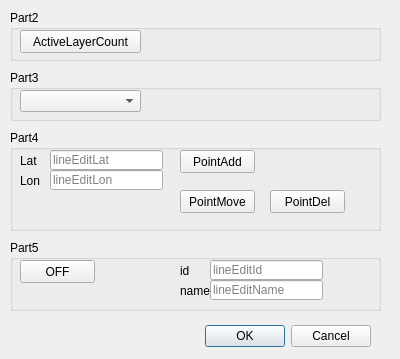
<?xml version="1.0" encoding="UTF-8"?>
<ui version="4.0">
 <class>TestPluginDialogBase</class>
 <widget class="QDialog" name="TestPluginDialogBase">
  <property name="geometry">
   <rect>
    <x>0</x>
    <y>0</y>
    <width>400</width>
    <height>359</height>
   </rect>
  </property>
  <property name="windowTitle">
   <string>Test Plugin</string>
  </property>
  <widget class="QDialogButtonBox" name="button_box">
   <property name="geometry">
    <rect>
     <x>30</x>
     <y>320</y>
     <width>341</width>
     <height>32</height>
    </rect>
   </property>
   <property name="orientation">
    <enum>Qt::Horizontal</enum>
   </property>
   <property name="standardButtons">
    <set>QDialogButtonBox::Cancel|QDialogButtonBox::Ok</set>
   </property>
  </widget>
  <widget class="QGroupBox" name="groupBox">
   <property name="geometry">
    <rect>
     <x>10</x>
     <y>10</y>
     <width>371</width>
     <height>51</height>
    </rect>
   </property>
   <property name="title">
    <string>Part2</string>
   </property>
   <widget class="QPushButton" name="btn1">
    <property name="geometry">
     <rect>
      <x>10</x>
      <y>20</y>
      <width>121</width>
      <height>23</height>
     </rect>
    </property>
    <property name="text">
     <string>ActiveLayerCount</string>
    </property>
   </widget>
  </widget>
  <widget class="QGroupBox" name="groupBox_2">
   <property name="geometry">
    <rect>
     <x>10</x>
     <y>70</y>
     <width>371</width>
     <height>51</height>
    </rect>
   </property>
   <property name="title">
    <string>Part3</string>
   </property>
   <widget class="QComboBox" name="cmb">
    <property name="geometry">
     <rect>
      <x>10</x>
      <y>20</y>
      <width>121</width>
      <height>22</height>
     </rect>
    </property>
   </widget>
  </widget>
  <widget class="QGroupBox" name="groupBox_3">
   <property name="geometry">
    <rect>
     <x>10</x>
     <y>130</y>
     <width>371</width>
     <height>101</height>
    </rect>
   </property>
   <property name="title">
    <string>Part4</string>
   </property>
   <widget class="QLabel" name="label">
    <property name="geometry">
     <rect>
      <x>10</x>
      <y>20</y>
      <width>31</width>
      <height>21</height>
     </rect>
    </property>
    <property name="text">
     <string>Lat</string>
    </property>
   </widget>
   <widget class="QLabel" name="label_2">
    <property name="geometry">
     <rect>
      <x>10</x>
      <y>41</y>
      <width>21</width>
      <height>20</height>
     </rect>
    </property>
    <property name="text">
     <string>Lon</string>
    </property>
   </widget>
   <widget class="QLineEdit" name="lineEditLat">
    <property name="geometry">
     <rect>
      <x>40</x>
      <y>20</y>
      <width>113</width>
      <height>20</height>
     </rect>
    </property>
    <property name="placeholderText">
     <string>lineEditLat</string>
    </property>
   </widget>
   <widget class="QLineEdit" name="lineEditLon">
    <property name="geometry">
     <rect>
      <x>40</x>
      <y>40</y>
      <width>113</width>
      <height>20</height>
     </rect>
    </property>
    <property name="placeholderText">
     <string>lineEditLon</string>
    </property>
   </widget>
   <widget class="QPushButton" name="btnAdd">
    <property name="geometry">
     <rect>
      <x>170</x>
      <y>20</y>
      <width>75</width>
      <height>23</height>
     </rect>
    </property>
    <property name="text">
     <string>PointAdd</string>
    </property>
   </widget>
   <widget class="QPushButton" name="btnMove">
    <property name="geometry">
     <rect>
      <x>170</x>
      <y>60</y>
      <width>75</width>
      <height>23</height>
     </rect>
    </property>
    <property name="text">
     <string>PointMove</string>
    </property>
   </widget>
   <widget class="QPushButton" name="btnDel">
    <property name="geometry">
     <rect>
      <x>260</x>
      <y>60</y>
      <width>75</width>
      <height>23</height>
     </rect>
    </property>
    <property name="text">
     <string>PointDel</string>
    </property>
   </widget>
  </widget>
  <widget class="QGroupBox" name="groupBox_4">
   <property name="geometry">
    <rect>
     <x>10</x>
     <y>240</y>
     <width>371</width>
     <height>71</height>
    </rect>
   </property>
   <property name="title">
    <string>Part5</string>
   </property>
   <widget class="QLabel" name="label_3">
    <property name="geometry">
     <rect>
      <x>170</x>
      <y>20</y>
      <width>31</width>
      <height>21</height>
     </rect>
    </property>
    <property name="text">
     <string>id</string>
    </property>
   </widget>
   <widget class="QLabel" name="label_4">
    <property name="geometry">
     <rect>
      <x>170</x>
      <y>41</y>
      <width>31</width>
      <height>20</height>
     </rect>
    </property>
    <property name="text">
     <string>name</string>
    </property>
   </widget>
   <widget class="QLineEdit" name="lineEditId">
    <property name="geometry">
     <rect>
      <x>200</x>
      <y>20</y>
      <width>113</width>
      <height>20</height>
     </rect>
    </property>
    <property name="readOnly">
     <bool>true</bool>
    </property>
    <property name="placeholderText">
     <string>lineEditId</string>
    </property>
   </widget>
   <widget class="QLineEdit" name="lineEditName">
    <property name="geometry">
     <rect>
      <x>200</x>
      <y>40</y>
      <width>113</width>
      <height>20</height>
     </rect>
    </property>
    <property name="readOnly">
     <bool>true</bool>
    </property>
    <property name="placeholderText">
     <string>lineEditName</string>
    </property>
   </widget>
   <widget class="QPushButton" name="btnCanvasEvent">
    <property name="geometry">
     <rect>
      <x>10</x>
      <y>20</y>
      <width>75</width>
      <height>23</height>
     </rect>
    </property>
    <property name="text">
     <string>OFF</string>
    </property>
    <property name="checkable">
     <bool>true</bool>
    </property>
   </widget>
  </widget>
 </widget>
 <resources/>
 <connections>
  <connection>
   <sender>button_box</sender>
   <signal>accepted()</signal>
   <receiver>TestPluginDialogBase</receiver>
   <slot>accept()</slot>
   <hints>
    <hint type="sourcelabel">
     <x>20</x>
     <y>20</y>
    </hint>
    <hint type="destinationlabel">
     <x>20</x>
     <y>20</y>
    </hint>
   </hints>
  </connection>
  <connection>
   <sender>button_box</sender>
   <signal>rejected()</signal>
   <receiver>TestPluginDialogBase</receiver>
   <slot>reject()</slot>
   <hints>
    <hint type="sourcelabel">
     <x>20</x>
     <y>20</y>
    </hint>
    <hint type="destinationlabel">
     <x>20</x>
     <y>20</y>
    </hint>
   </hints>
  </connection>
 </connections>
</ui>
